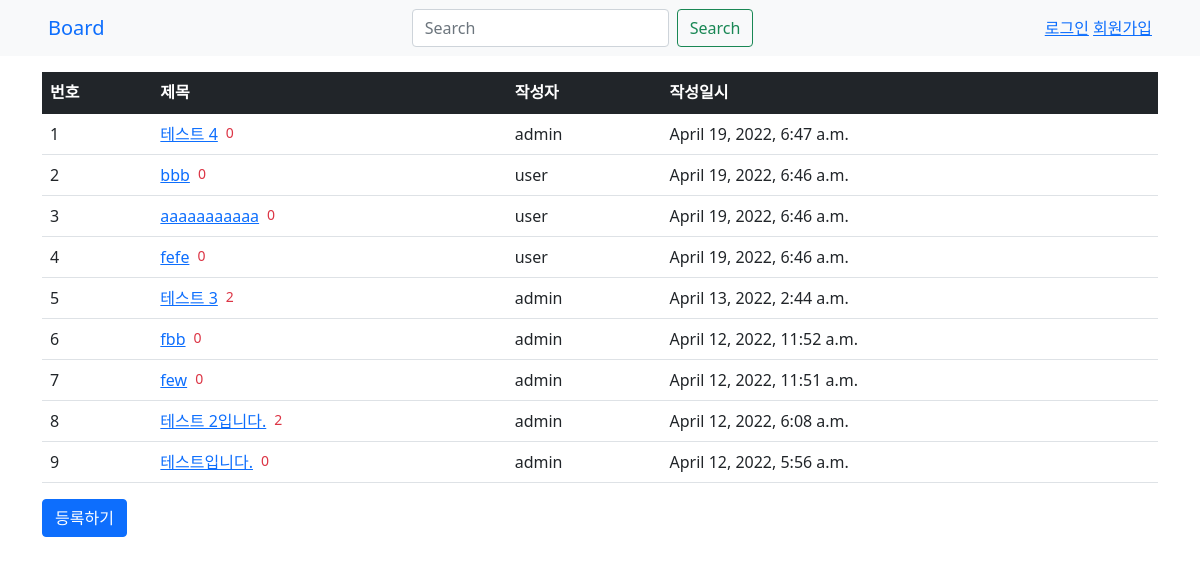
Page /board/ on the earlier database version.
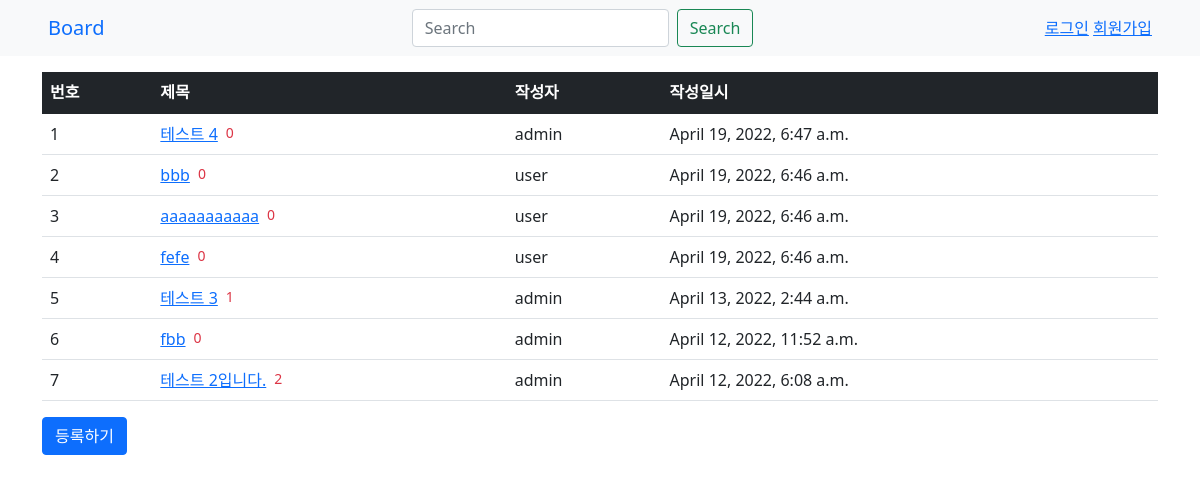
Same page on the later database version.
### boardapp/models.py (models this page shows, shortened)
class Post(models.Model):
    author = models.ForeignKey(User, on_delete=models.CASCADE, related_name="author_post")
    title = models.CharField(max_length=100)
    content = models.TextField()
    create_time = models.DateTimeField(auto_now_add=True)
    likes_user = models.ManyToManyField(User, related_name="likes_user")

### boardapp/views.py (the view)
# urls.py: path('', views.index, name="index"), # views.py의 index함수와 연결
def index(request):
    post_list = Post.objects.order_by('-create_time')
    post_dict = {"post_list": post_list}
    return render(request, 'boardapp/posts.html', post_dict)

### templates/boardapp/posts.html
{% extends 'boardapp/base.html' %}
{% block content %}
<div>
    <table class="table">
        <thead>
            <tr class="table-dark">
                <th>번호</th>
                <th>제목</th>
                <th>작성자</th>
                <th>작성일시</th>
            </tr>
        </thead>
        <tbody>
            {% for post in post_list %}
                <tr>
                    <td>{{ forloop.counter }}</td>
                    <td>
                        <div class="d-flex">
                            <a href="{% url 'boardapp:detail' post.id %}">{{ post.title }}</a>
                            <div class="text-danger small mx-2">{{ post.comment_set.count }}</div>
                        </div>
                    </td>
                    <td>{{ post.author.username }}</td>
                    <td>{{ post.create_time }}</td>
                </tr>
            {% endfor %}
    </table>
    <button class="btn btn-primary " type="button" onclick="location.href='{% url 'boardapp:upload' %}'">등록하기</button>
</div>
{% endblock %}

Differences in the rows shown:
removed Post: title "few", comment_set.count "0", author.username "admin", create_time "April 12, 2022, 11:51 a.m."
removed Post: title "테스트입니다.", comment_set.count "0", author.username "admin", create_time "April 12, 2022, 5:56 a.m."
computed for Post "테스트 3": comment_set.count "2" → "1"
